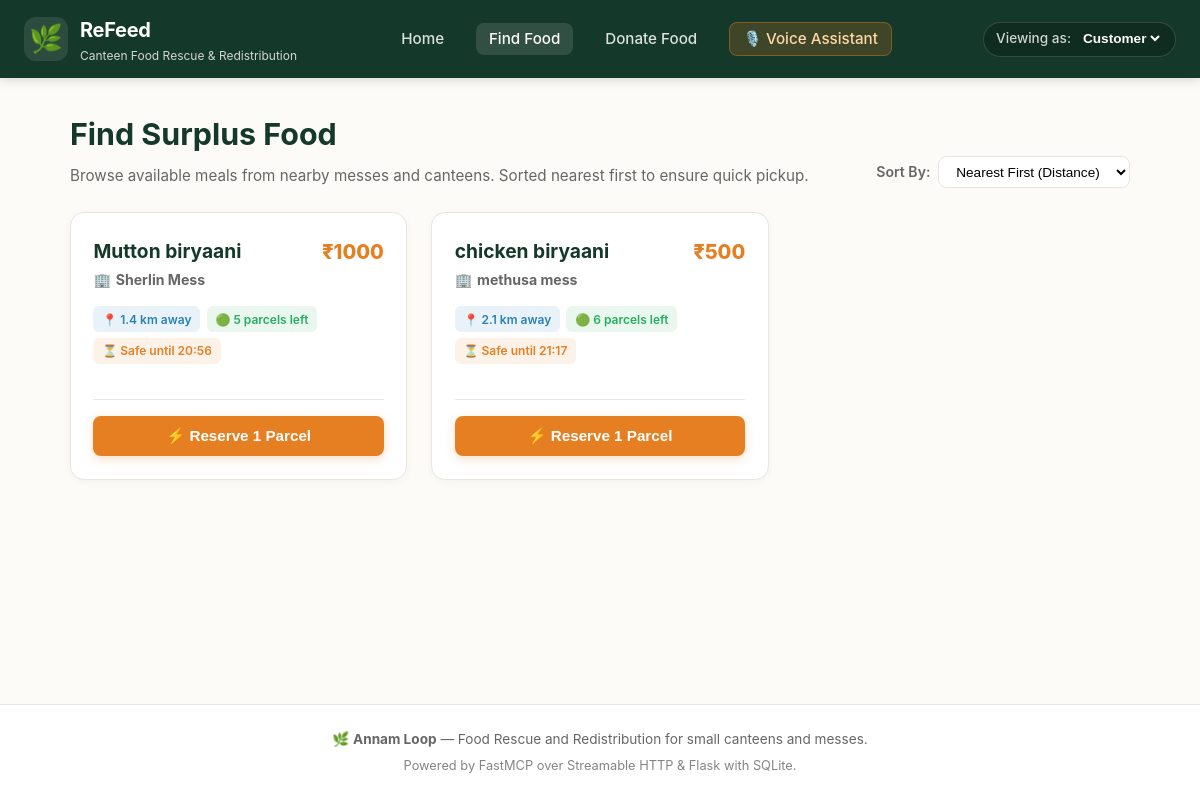
Page /find on the committed database.
### tables this page shows
CREATE TABLE listings (
        id INTEGER PRIMARY KEY AUTOINCREMENT,
        name TEXT NOT NULL,
        quantity INTEGER NOT NULL,
        unit TEXT NOT NULL DEFAULT 'parcel',
        price_per_unit REAL NOT NULL DEFAULT 0.0,
        canteen TEXT NOT NULL DEFAULT 'My Canteen',
        food_type TEXT NOT NULL DEFAULT 'rice/gravy',
        distance_km REAL NOT NULL DEFAULT 1.0,
        posted_at TEXT NOT NULL,
        safe_until TEXT NOT NULL,
        is_removed INTEGER NOT NULL DEFAULT 0
    );

### app.py (the view)
@app.route("/find")
def find():
    sort = request.args.get("sort", "distance").lower()
    if sort not in ["distance", "price", "newest"]:
        sort = "distance"
    items = services.find_food(sort=sort, max_results=50)
    return render_template("find.html", items=items, current_sort=sort)

### app.py (called while the page is built)
@app.context_processor
def inject_role():
    role = session.get("role", "customer")
    return {"current_role": role}

### services.py (called while the page is built)
def get_db_connection(db_path: Optional[str] = None) -> sqlite3.Connection:
    path = db_path or DB_PATH
    conn = sqlite3.connect(path, timeout=10.0)
    conn.row_factory = sqlite3.Row
    return conn

### templates/find.html (shortened to what this page needs)
{% extends "base.html" %}
{% block content %}
<div>
  <div style="display: flex; justify-content: space-between; align-items: flex-end; flex-wrap: wrap; gap: 1rem; margin-bottom: 1.5rem;">
    <div>
      <h1 style="color: var(--navbar-green); font-size: 1.9rem; margin-bottom: 0.3rem;">Find Surplus Food</h1>
      <p style="color: var(--text-muted); font-size: 0.95rem;">
        Browse available meals from nearby messes and canteens. Sorted nearest first to ensure quick pickup.
      </p>
    </div>
    <form action="{{ url_for('find') }}" method="GET" style="display: flex; align-items: center; gap: 0.5rem; margin: 0;">
      <label for="sort" style="font-size: 0.88rem; font-weight: 600; color: var(--text-muted);">Sort By:</label>
      <select id="sort" name="sort" class="form-control" style="width: auto; padding: 0.4rem 0.8rem; font-size: 0.85rem;" onchange="this.form.submit();">
        <option value="distance" {% if current_sort == 'distance' %}selected{% endif %}>Nearest First (Distance)</option>
      </select>
    </form>
  </div>
  {% if items %}
    <div class="food-grid">
      {% for item in items %}
        <div class="food-card">
          <div>
            <div class="food-meta">
              <div>
                <h3 class="food-name">{{ item.name }}</h3>
                <div class="food-canteen">
                  <span>🏢</span> <strong>{{ item.canteen }}</strong>
                </div>
              </div>
              <div class="food-price {% if item.price == 0 %}free{% endif %}">
                {% if item.price > 0 %}₹{{ "%.0f"|format(item.price) }}{% else %}FREE{% endif %}
              </div>
            </div>
            <div class="food-badges">
              <span class="badge badge-distance">📍 {{ item.distance_km }} km away</span>
              <span class="badge badge-qty">🟢 {{ item.quantity }} {{ item.unit }}s left</span>
              <span class="badge badge-time">⏳ Safe until {{ item.safe_until[-8:-3] }}</span>
            </div>
          </div>
          <div style="margin-top: 1rem; border-top: 1px solid var(--border-light); padding-top: 1rem;">
            <form action="{{ url_for('reserve_route', listing_id=item.id) }}" method="POST" style="margin: 0;">
              <button type="submit" class="btn btn-saffron" style="width: 100%;">
                ⚡ Reserve 1 {{ item.unit|capitalize }}
              </button>
            </form>
          </div>
        </div>
      {% endfor %}
    </div>
  {% endif %}
</div>
{% endblock %}

### static/css/style.css (style rules this page uses)
:root { --navbar-green: #143829; --navbar-green-light: #1b4b37; --saffron: #e67e22; --saffron-hover: #d35400; --saffron-light: #fef5ec; --saffron-border: #f8c291; --bg-offwhite: #fcfbf7; --card-bg: #ffffff; --text-dark: #222222; --text-muted: #666666; --border-light: #e8e6df; --success-green: #27ae60; --success-light: #eafaf1; --danger-red: #e74c3c; --danger-light: #fdedec; --radius-sm: 8px; --radius-md: 14px; --radius-lg: 20px; --shadow-sm: 0 2px 8px rgba(0, 0, 0, 0.04); --shadow-md: 0 6px 20px rgba(0, 0, 0, 0.06); --shadow-lg: 0 10px 30px rgba(0, 0, 0, 0.08); }
* { box-sizing: border-box; margin: 0; padding: 0; }
body { font-family: -apple-system, BlinkMacSystemFont, "Segoe UI", Roboto, "Helvetica Neue", Arial, sans-serif; background-color: var(--bg-offwhite); color: var(--text-dark); line-height: 1.6; min-height: 100vh; display: flex; flex-direction: column; }
.btn { display: inline-flex; align-items: center; justify-content: center; gap: 0.5rem; padding: 0.7rem 1.4rem; font-size: 0.95rem; font-weight: 600; border-radius: var(--radius-sm); text-decoration: none; border: none; cursor: pointer; transition: all 0.2s ease; }
.btn-saffron { background-color: var(--saffron); color: #ffffff; box-shadow: 0 3px 10px rgba(230, 126, 34, 0.25); }
.food-grid { display: grid; grid-template-columns: repeat(auto-fill, minmax(290px, 1fr)); gap: 1.5rem; margin-top: 1.25rem; }
.food-card { background: #ffffff; border: 1px solid var(--border-light); border-radius: var(--radius-md); padding: 1.4rem; display: flex; flex-direction: column; justify-content: space-between; box-shadow: var(--shadow-sm); transition: all 0.25s ease; }
.food-meta { display: flex; justify-content: space-between; align-items: flex-start; margin-bottom: 0.75rem; }
.food-name { font-size: 1.2rem; font-weight: 700; color: var(--navbar-green); }
.food-canteen { font-size: 0.88rem; color: var(--text-muted); display: flex; align-items: center; gap: 0.3rem; margin-top: 0.2rem; }
.food-price { font-size: 1.25rem; font-weight: 800; color: var(--saffron); white-space: nowrap; }
.food-badges { display: flex; flex-wrap: wrap; gap: 0.4rem; margin: 0.9rem 0 1.2rem 0; }
.badge { font-size: 0.75rem; font-weight: 600; padding: 0.2rem 0.55rem; border-radius: 6px; background: #f1f2f6; color: #57606f; }
.badge-distance { background: rgba(41, 128, 185, 0.1); color: #2980b9; }
.badge-qty { background: rgba(39, 174, 96, 0.1); color: var(--success-green); }
.badge-time { background: rgba(230, 126, 34, 0.1); color: var(--saffron); }
.form-control { width: 100%; padding: 0.65rem 0.9rem; font-size: 0.95rem; border: 1.5px solid var(--border-light); border-radius: var(--radius-sm); background-color: #ffffff; transition: border-color 0.2s; outline: none; }

### rows in the picture
listings: name "Mutton biryaani", canteen "Sherlin Mess", price "1000", distance_km "1.4", quantity "5", unit "parcel", safe_until "20:56", unit "Parcel"
listings: name "chicken biryaani", canteen "methusa mess", price "500", distance_km "2.1", quantity "6", unit "parcel", safe_until "21:17", unit "Parcel"
